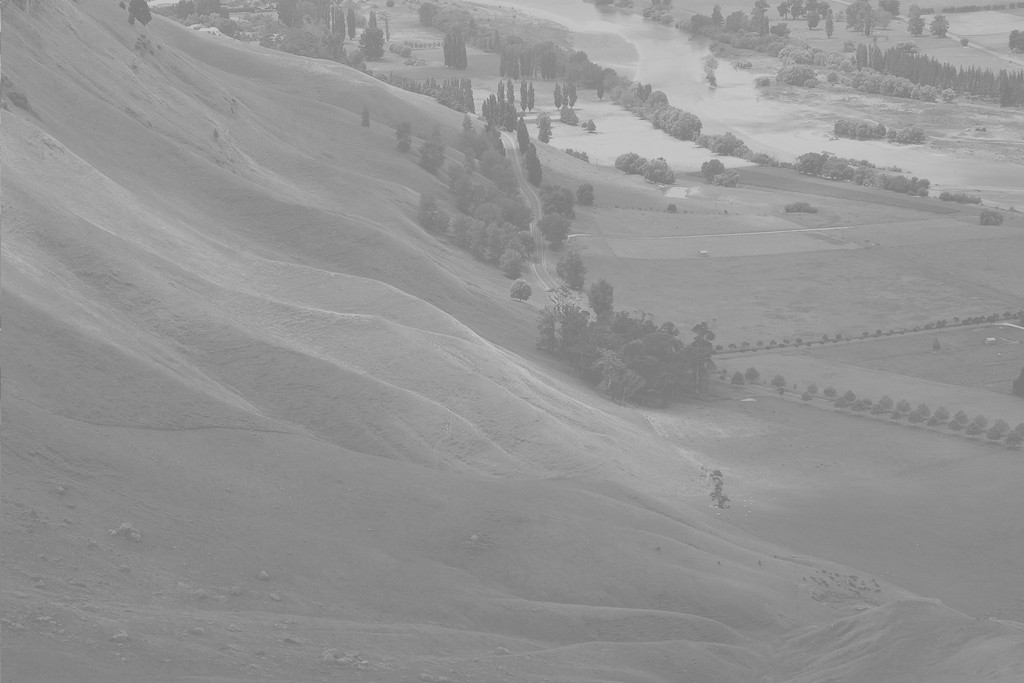
#> input picture Object Tracking Experiments/host.jpg, 1024 x 683 px
$ python color_hist.py
#> lines starting #> are read from the running program, lines starting #| are printed output that depends on the picture
#> further down, img is the input picture: shape (683, 1024); min 114, max 208, mean 148
import cv2
import numpy as np
from matplotlib import pyplot as plt

def rzCalHist(img,bin=256):
#> called with bin = 256
    H  = np.zeros(bin)
    N = img.shape[0]
#> N = 683
    M = img.shape[1]
#> M = 1024
    for i in range(N):
        for j in range(M):
            H[img[i][j]]+=1
    return img

img = cv2.imread('host.jpg',0)
histr = rzCalHist(img)
#histr = cv2.calcHist([img],[i],None,[256],[0,256])
plt.plot(histr)
plt.xlim([0,256])
plt.show()
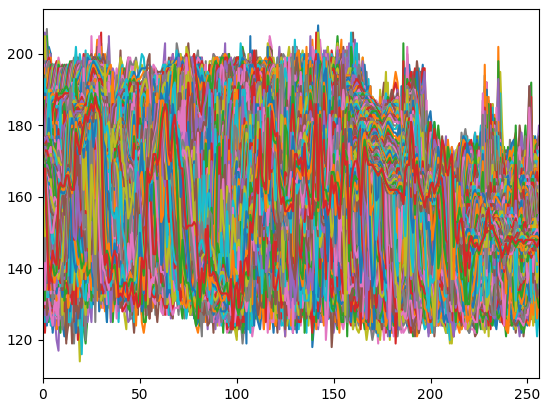
#> figure drawn by matplotlib, 1 panel; curve peaks at x = 26, y = 189; curve peaks at x = 249, y = 175; curve peaks at x = 249, y = 180
